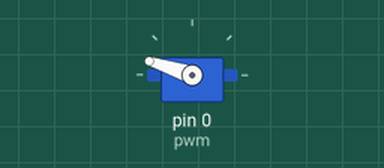
Recording of a program running on a simulated MicroPython board. On the bench: servo. Files the program writes start out absent; servo angles are drawn from the pulse width (0.5 ms = 0°, 2.5 ms = 180°). At 1.4 s the program stops and its outputs stay as they are.

Above: at 0.15 s.
At 0.84 s:
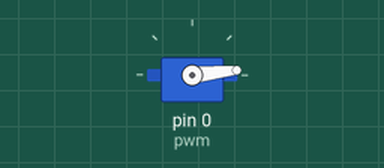
At 1.5 s:
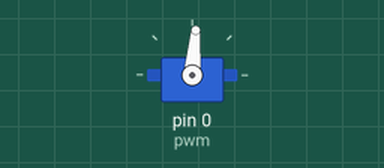
Timing chart, 0 to 2.9 s (numbered marks = the images above):
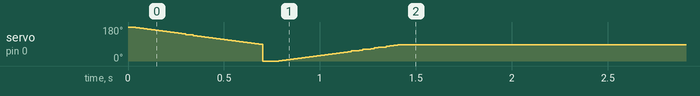

The program:

calibrate.py
```python
# Imports
from time import sleep
import json
from machine import Pin
from machine import PWM

"""
Module and class for servo calibration
DO NOT CONNECT SERVO's TO THE MeArm

Servo positions when fitted
Servo         Min   Max
servo_height  2000  6000
servo_reach   5200  6700
servo_grip    4300  7600
servo_base    2000  7000

Servo positions
max = 8200
mid = 4800
min = 1200
"""

class Servo:

    def __init__(self, config):

        # Config n ting
        self.servo = config['servo']
        self.pin = config['pin']
        self.min = config['min']
        self.mid = config['mid']
        self.max = config['max']

        # Set PWM
        self.pwm = PWM(Pin(self.pin)) # Set PWM PIN
        self.pwm.freq(50) # Set PWM frequency

        # Open settings file
        self.json_file = open('settings.json', encoding="utf-8")
        self.settings = json.load(self.json_file)

        self.pos = None

    def set_servo_cycle (self, position):
        self.pwm.duty_u16(position)
        sleep(0.01)

    def set_to_center(self):

        """
        This method is used for calibration. Make sure your
        servo's are not connected to your MeArm
        You may need to adjust the values based on your servo
        """

        for pos in range(self.max,self.mid,-50):
            self.set_servo_cycle(pos)

        for pos in range(self.min,self.mid,50):
            self.set_servo_cycle(pos)

        self.pos = self.mid
        self.save_pos(self.servo, self.pos)

    def move_to_min(self):
        for pos in range(self.pos,self.min,-50):
            self.pos = pos
            self.set_servo_cycle(pos)

    def move_to_max(self):
        for pos in range(self.pos,self.max,50):
            self.pos = pos
            self.set_servo_cycle(pos)

    def move_to_mid(self):
        step = -50 if self.pos > self.mid else +50
        for pos in range(self.pos,self.mid,step):
            self.pos = pos
            self.set_servo_cycle(pos)

    def save_pos(self, servo, pos):
        self.settings[servo] = pos
        with open("settings.json", "w") as jsonFile:
            json.dump(self.settings, jsonFile)

# Servo min, max, mid set to un-fitted servo
servo = Servo({'servo': 'height', 'pin': 0, 'min': 1200, 'max': 8200, 'mid': 4800})
servo.set_to_center()
```
